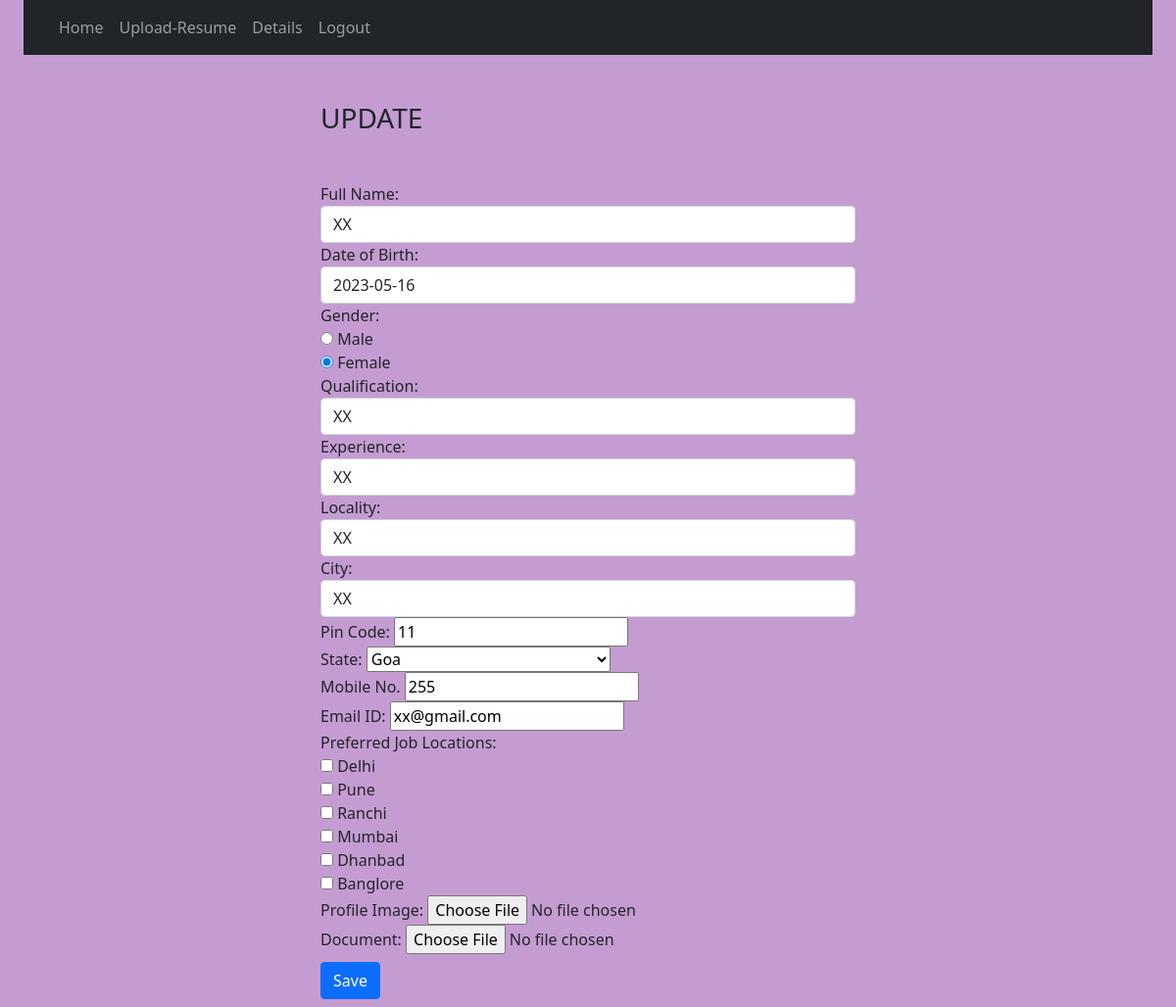
The app's page /update/12 (signed in) with its own data.
### resume_app/models.py (models this page shows)
class Create(models.Model):
 name = models.CharField(max_length=255)
 dob = models.DateField(auto_now=False, auto_now_add=False,null=True)
 gender = models.CharField(max_length=100)
 qualification = models.CharField(max_length=100)
 experience = models.CharField(max_length=100)
 locality = models.CharField(max_length=100)
 city = models.CharField(max_length=100)
 pin = models.PositiveIntegerField()
 state = models.CharField(choices=STATES, max_length=100)
 mobile = models.PositiveIntegerField()
 email = models.EmailField()
 job_city = models.CharField(max_length=50)
 profile_image = models.ImageField(upload_to='profileimg', blank=True)
 my_file = models.FileField(upload_to='doc', blank=True) # even we can leave it blank

### resume_app/views.py (the view)
# urls.py: path("update/<int:id>",views.Update,name="update"),
def Update(request,id):
 if request.user.is_authenticated:
    if request.method=="POST":
        pi=Create.objects.get(pk=id)
        form=CreateForm(request.POST,instance=pi)
        if form.is_valid():
                form.save()
        return HttpResponseRedirect('/details/')
    else:
        pi=Create.objects.get(pk=id)
        form=CreateForm(instance=pi)
    return render (request,"Update.html",{"form":form})
 else:
  return HttpResponseRedirect('/login/')

### resume_app/forms.py
class CreateForm(forms.ModelForm):
 gender = forms.ChoiceField(choices=GENDER_CHOICES, widget=forms.RadioSelect)
 job_city = forms.MultipleChoiceField(label='Preferred Job Locations', choices=JOB_CITY_CHOICE, widget=forms.CheckboxSelectMultiple)
 class Meta:
        model=Create
        fields = ['name', 'dob', 'gender','qualification','experience', 'locality', 'city', 'pin', 'state', 'mobile', 'email', 'job_city', 'profile_image', 'my_file']
        labels = {'name':'Full Name', 'dob': 'Date of Birth', 'pin':'Pin Code', 'mobile':'Mobile No.', 'email':'Email ID', 'profile_image':'Profile Image', 'my_file':'Document'}
        widgets ={
        'name':forms.TextInput(attrs=   {'class':'form-control'}),
        'dob':forms.DateInput(attrs={'class':'form-control', 'id':'datepicker'}),
        'locality':forms.TextInput(attrs={'class':'form-control'}),
        'city':forms.TextInput(attrs={'class':'form-control'}),
        'qualification':forms.TextInput(attrs={'class':'form-control'}),
        'experience':forms.TextInput(attrs={'class':'form-control'})
     }

### resume_app/templates/Update.html (shortened to what this page needs)
{% extends "base.html" %}
{% load static %}
{% block content %}
<div class="col-sm-6 offset-3">
    <h3 class="text-dark my-5"> UPDATE</h3>
    <form action="" method="post" novalidate >
        {% for fm in form %}
        <div class="form-group">
          {{fm.label_tag}} {{fm}} <small class="text-warning">{{fm.errors|striptags}}</small>
        </div>
        {% endfor %}
        <input type="submit" value="Save" class="btn btn-primary my-2 ">
      </form>
</div>
{% endblock content %}

### resume_app/static/css/style.css (style rules this page uses)
body { background-color: rgb(197, 156, 209); }

### records on screen
Create: form "XX" "2023-05-16" "☐ Male ☑ Female" "XX" "XX" "XX" "XX" "11" "Goa" "255" "xx@gmail.com" "☐ ☐ ☐ ☐ ☐ ☐"

### other values on screen
{{ fm.label_tag }} "Full Name:" "Date of Birth:" "Gender:" "Qualification:" "Experience:" "Locality:" "City:" "Pin Code:" "State:" "Mobile No." "Email ID:" "Preferred Job Locations:" "Profile Image:" "Document:"
